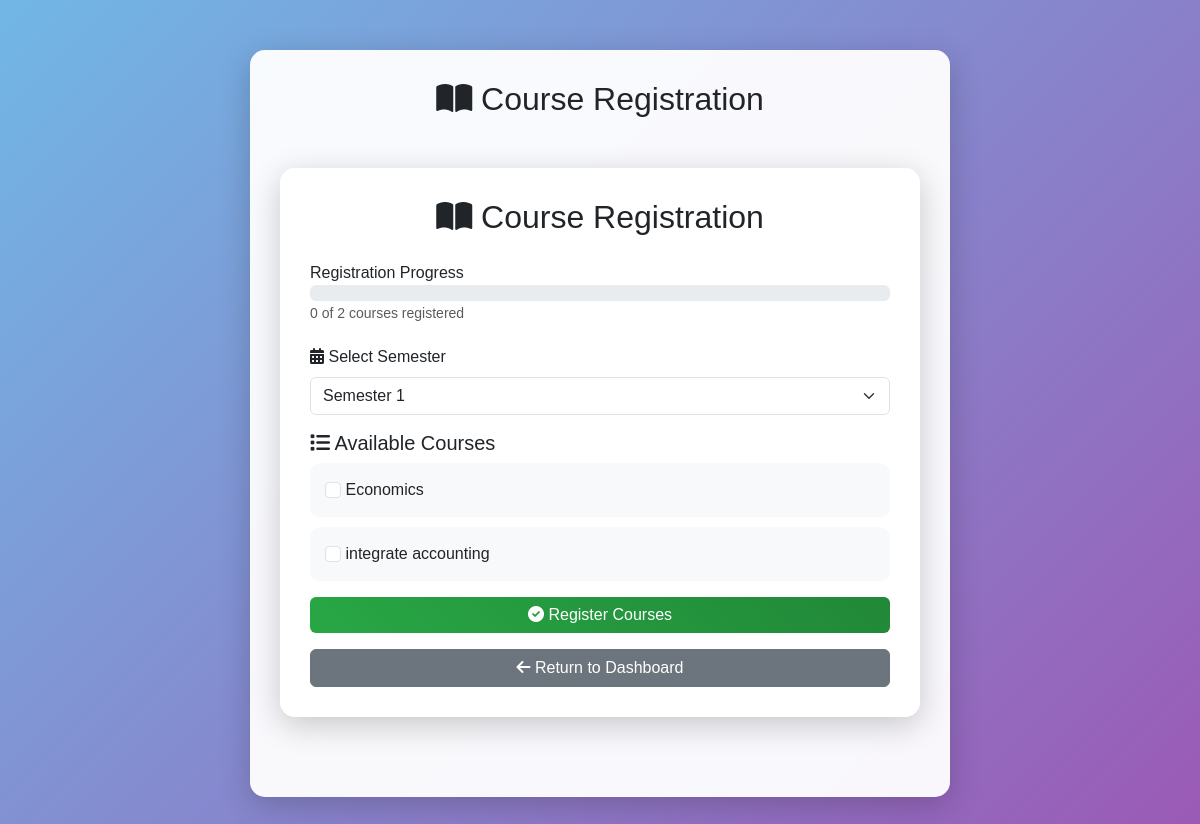
Screenshot of /course_registration.php (signed in) with the database file from the repository.
### tables this page shows
CREATE TABLE `users` (
  `id` int(11) NOT NULL,
  `firstname` varchar(100) DEFAULT NULL,
  `lastname` varchar(100) DEFAULT NULL,
  `dob` date DEFAULT NULL,
  `email` varchar(100) DEFAULT NULL,
  `phone` varchar(20) DEFAULT NULL,
  `username` varchar(50) DEFAULT NULL,
  `password` varchar(255) DEFAULT NULL,
  `department` varchar(100) DEFAULT NULL,
  `usertype` enum('admin','student','registeral') DEFAULT NULL,
  `course` varchar(100) DEFAULT NULL,
  `course_name` varchar(255) NOT NULL,
  `registered_at` datetime DEFAULT current_timestamp(),
  `semester` varchar(50) DEFAULT NULL,
  `profile_picture` varchar(255) DEFAULT NULL
);

CREATE TABLE `courses` (
  `course_id` int(11) NOT NULL,
  `course_name` varchar(100) NOT NULL,
  `department` varchar(100) NOT NULL,
  `semester` varchar(50) NOT NULL DEFAULT 'Semester 1'
);

### course_registration.php (the view, shortened to what this page needs)
<?php
include 'db.php';
$username = $_SESSION['username'];
$studentQuery = "SELECT department, semester FROM users WHERE username = ?";
$stmt = $conn->prepare($studentQuery);
$stmt->bind_param("s", $username);
$stmt->execute();
$student = $stmt->get_result()->fetch_assoc();
$department = $student['department'] ?? '';
$currentSemester = $student['semester'] ?? 'Semester 1';
$selectedSemester = $_POST['semester'] ?? $currentSemester;
$availableCourses = [];
$registeredCourses = [];
if ($selectedSemester && $department) {
    $courseQuery = "SELECT course_id, course_name FROM courses WHERE department = ? AND semester = ?";
    $stmt = $conn->prepare($courseQuery);
    $stmt->bind_param("ss", $department, $selectedSemester);
    $stmt->execute();
    $result = $stmt->get_result();
    while ($row = $result->fetch_assoc()) {
        $availableCourses[] = $row;
    }
} else {
    $errorMessage = "Please select a semester to view available courses.";
}
?>
<!DOCTYPE html>
<html lang="en">
<head>
    <link href="https://cdn.jsdelivr.net/npm/bootstrap@5.3.0/dist/css/bootstrap.min.css" rel="stylesheet">
    <link href="https://cdnjs.cloudflare.com/ajax/libs/font-awesome/6.0.0-beta3/css/all.min.css" rel="stylesheet">
</head>
<body>
    <div class="registration-container">
        <h2 class="text-center mb-4"><i class="fas fa-book-open"></i> Course Registration</h2>
</head>
<body>
    <div class="registration-container">
        <h2 class="text-center mb-4"><i class="fas fa-book-open"></i> Course Registration</h2>
        <div class="progress-container">
            <label>Registration Progress</label>
            <div class="progress">
            </div>
            <small class="text-muted"><?php echo count($registeredCourses); ?> of <?php echo count($availableCourses) + count($registeredCourses); ?> courses registered</small>
        </div>
        <form method="POST">
            <div class="mb-3">
                <label for="semester" class="form-label"><i class="fas fa-calendar-alt"></i> Select Semester</label>
                <select name="semester" class="form-select" onchange="this.form.submit()" required>
                    <option value="Semester 1" <?php if ($selectedSemester == 'Semester 1') echo 'selected'; ?>>Semester 1</option>
                </select>
            </div>
            <?php if (!empty($availableCourses)): ?>
                <div class="mb-3">
                    <h5><i class="fas fa-list"></i> Available Courses</h5>
                    <?php foreach ($availableCourses as $course): ?>
                        <div class="course-card">
                            <input class="form-check-input" type="checkbox" name="courses[]" value="<?php echo $course['course_id']; ?>" id="course<?php echo $course['course_id']; ?>" <?php if (in_array($course['course_id'], $registeredCourses)) echo 'disabled checked'; ?>>
                            <label class="form-check-label" for="course<?php echo $course['course_id']; ?>">
                                <?php echo htmlspecialchars($course['course_name']); ?>
                            </label>
                        </div>
                    <?php endforeach; ?>
                </div>
                <button type="submit" name="register" class="btn btn-custom w-100"><i class="fas fa-check-circle"></i> Register Courses</button>
            <?php else: ?>
                <p class="text-muted">No courses available for the selected semester.</p>
            <?php endif; ?>
        </form>
        <a href="student.php" class="btn btn-secondary w-100 mt-3"><i class="fas fa-arrow-left"></i> Return to Dashboard</a>
    </div>
</body>
</html>

### course_registration.php (style rules this page uses)
body { background: linear-gradient(135deg, #71b7e6, #9b59b6); font-family: 'Poppins', sans-serif; overflow-x: hidden; }
.registration-container { max-width: 700px; margin: 50px auto; padding: 30px; background: rgba(255, 255, 255, 0.95); border-radius: 15px; box-shadow: 0 8px 32px rgba(0, 0, 0, 0.2); animation: fadeIn 1s ease-in; }
.btn-custom { background: linear-gradient(45deg, #28a745, #218838); color: white; border: none; transition: transform 0.3s, box-shadow 0.3s; }
.course-card { background: #f8f9fa; padding: 15px; margin-bottom: 10px; border-radius: 10px; transition: transform 0.3s, background 0.3s; cursor: pointer; }
.progress-container { margin: 20px 0; }

### rows the page displays
users: semester "Semester 1"
courses: course_name "Economics"
courses: course_name "integrate accounting"

### other values shown
count($registeredCourses) "0"
count($availableCourses) + count($registeredCourses) "2"
